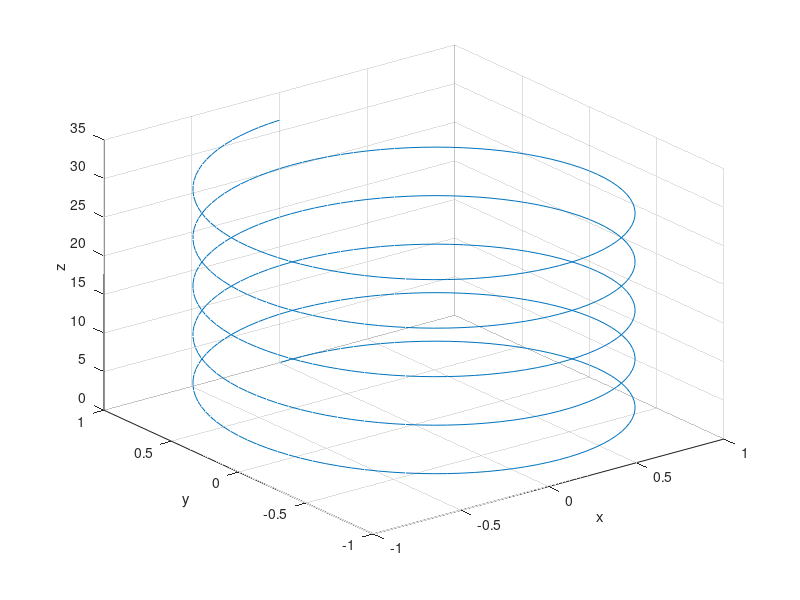

Write MATLAB code to recreate this figure.
f1=figure(1); clf reset
set(f1,'units','normalized','position',[0.3652 0.3008 0.6016 0.6016])

t=0:pi/50:10*pi;
plot3(sin(t),cos(t),t);
grid
xlabel('x')
ylabel('y')
zlabel('z')
